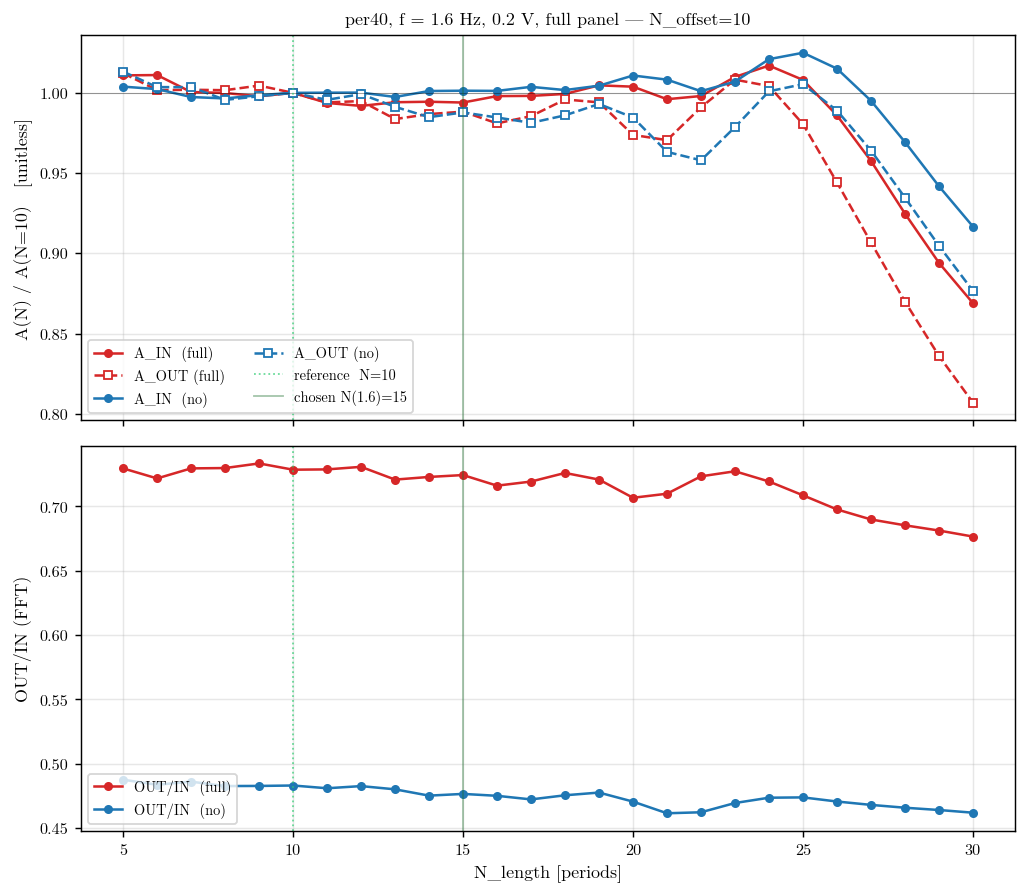

Write Python code to recreate this figure.
"""
A_IN / A_OUT split — does adding periods shrink the ratio because of FFT
artifact, or because the underlying signals diverge?

Re-uses window_squeeze_summary.csv (per40 at 1.6 Hz, N_offset=10, N_length
swept 5..30T) — the worst-case regime.

Top panel    — A_IN(N) and A_OUT(N) in mm, separately, normalized to N=10
                (each curve = 1.0 at N=10).
Bottom panel — OUT/IN(N), the ratio.

If the artifact theory is right: A_IN and A_OUT should fall together
(same Δf, same sinc characteristic), the ratio should stay flat.
If it's physics: A_IN and A_OUT diverge — typically A_IN grows
(reflections, wind broadband) while A_OUT shrinks (ringdown).
"""

import sys
from pathlib import Path

import numpy as np
import pandas as pd
import matplotlib

matplotlib.use("Agg")
import matplotlib.pyplot as plt

BASE = Path(__file__).resolve().parent.parent
sys.path.insert(0, str(BASE))

from wavescripts.plot_utils import apply_thesis_style, WIND_COLOR_MAP

apply_thesis_style()

CSV = Path(__file__).parent / "window_squeeze_summary.csv"
OUT_PNG = Path(__file__).parent / "window_aIn_aOut_split.png"
OUT_PDF = Path(__file__).parent / "window_aIn_aOut_split.pdf"

df = pd.read_csv(CSV)
df = df[(df["step"] == 2) & (df["N_offset_T"] == 10)].copy()
print(f"per40 1.6 Hz, N_offset=10: {len(df)} rows · "
      f"{df['path'].nunique()} runs · winds {sorted(df['wind'].unique())}")

# Normalize each (run) curve so A(N=10) = 1.0
# Normalize each (path) curve so A(N=10) = 1.0
df = df.sort_values(["path", "N_length_T"]).reset_index(drop=True)
df["A_in_norm"]  = np.nan
df["A_out_norm"] = np.nan
for path in df["path"].unique():
    mask = df["path"] == path
    sub = df[mask]
    ref_in  = sub.loc[sub["N_length_T"] == 10, "A_in"].iloc[0]
    ref_out = sub.loc[sub["N_length_T"] == 10, "A_out"].iloc[0]
    df.loc[mask, "A_in_norm"]  = df.loc[mask, "A_in"]  / ref_in
    df.loc[mask, "A_out_norm"] = df.loc[mask, "A_out"] / ref_out

fig, axes = plt.subplots(2, 1, figsize=(8, 7), sharex=True)

ax = axes[0]
for path, g in df.groupby("path"):
    g = g.sort_values("N_length_T")
    wind = g["wind"].iloc[0]
    color = WIND_COLOR_MAP[wind]
    ax.plot(g["N_length_T"], g["A_in_norm"],
            color=color, ls="-",  marker="o", ms=4, lw=1.4,
            label=f"A_IN  ({wind})")
    ax.plot(g["N_length_T"], g["A_out_norm"],
            color=color, ls="--", marker="s", ms=4, lw=1.4, mfc="white",
            label=f"A_OUT ({wind})")

ax.axhline(1.0, color="black", lw=0.5, alpha=0.4)
ax.axvline(10, color="#2ECC71", lw=1.0, ls=":", alpha=0.7,
           label="reference  N=10")
ax.axvline(15, color="#1A6E2A", lw=1.0, ls="-", alpha=0.4,
           label="chosen N(1.6)=15")
ax.set_ylabel("A(N) / A(N=10)   [unitless]", fontsize=10)
ax.grid(True, alpha=0.3)
ax.legend(fontsize=8, loc="lower left", ncol=2)
ax.set_title("per40, f = 1.6 Hz, 0.2 V, full panel — N_offset=10",
             fontsize=10)

ax = axes[1]
for path, g in df.groupby("path"):
    g = g.sort_values("N_length_T")
    wind = g["wind"].iloc[0]
    color = WIND_COLOR_MAP[wind]
    ax.plot(g["N_length_T"], g["OUT_IN"],
            color=color, ls="-", marker="o", ms=4, lw=1.4,
            label=f"OUT/IN  ({wind})")

ax.axvline(10, color="#2ECC71", lw=1.0, ls=":", alpha=0.7)
ax.axvline(15, color="#1A6E2A", lw=1.0, ls="-", alpha=0.4)
ax.set_xlabel("N_length [periods]", fontsize=10)
ax.set_ylabel("OUT/IN (FFT)", fontsize=10)
ax.grid(True, alpha=0.3)
ax.legend(fontsize=8, loc="lower left")

fig.tight_layout()
fig.savefig(OUT_PDF, bbox_inches="tight")
fig.savefig(OUT_PNG, dpi=130, bbox_inches="tight")
plt.close(fig)
print(f"saved → {OUT_PDF.relative_to(BASE)}")
print(f"        {OUT_PNG.relative_to(BASE)}")

# Numerical summary
print("\nNumerical summary — drift from N=10 reference:")
print(f"{'wind':<6} {'metric':<10} {'N=5':>8} {'N=10':>8} {'N=15':>8} {'N=20':>8} {'N=25':>8} {'N=30':>8}")
for path, g in df.groupby("path"):
    g = g.sort_values("N_length_T")
    wind = g["wind"].iloc[0]
    for col, label in [("A_in_norm", "A_IN  "),
                       ("A_out_norm", "A_OUT "),
                       ("OUT_IN",    "OUT/IN")]:
        ref10 = g.loc[g["N_length_T"] == 10, col].iloc[0] if label != "OUT/IN" else 1.0
        if label == "OUT/IN":
            vals = {N: g.loc[g["N_length_T"] == N, col].iloc[0]
                    for N in (5, 10, 15, 20, 25, 30)}
            cells = [f"{vals[N]:>8.4f}" for N in (5, 10, 15, 20, 25, 30)]
        else:
            vals = {N: (g.loc[g["N_length_T"] == N, col].iloc[0] - 1) * 100
                    for N in (5, 10, 15, 20, 25, 30)}
            cells = [f"{vals[N]:>+7.2f}%" for N in (5, 10, 15, 20, 25, 30)]
        print(f"{wind:<6} {label:<10} {' '.join(cells)}")
